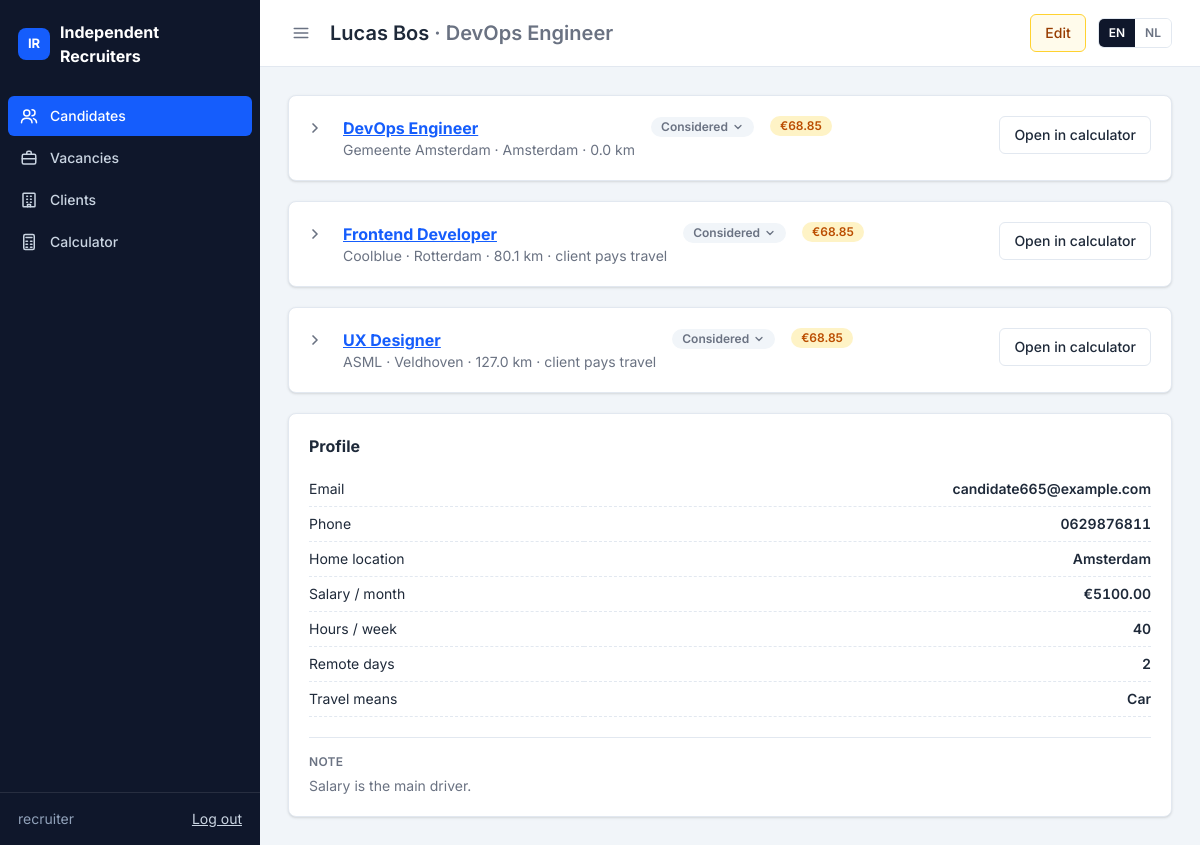
Page /candidates/60/ (signed in) on the committed database.
### candidates/models.py (models this page shows, shortened)
class Candidate(models.Model):
    class Status(models.TextChoices):
        INTAKE = "intake", _("Intake")
        AVAILABLE = "available", _("Available")
        PROPOSED = "proposed", _("Proposed")
        PLACED = "placed", _("Placed")
        INACTIVE = "inactive", _("Inactive")
    class Transport(models.TextChoices):
        CAR = "car", _("Car")
        OV = "ov", _("Public transport")
    first_name = models.CharField(_("first name"), max_length=100)
    last_name = models.CharField(_("last name"), max_length=100)
    email = models.EmailField(_("email"), blank=True)
    phone = models.CharField(_("phone"), max_length=30, blank=True)
    city = models.CharField(_("home location"), max_length=150, blank=True,
                            help_text=_("City, postcode or address, used to calculate travel distance"))
    desired_role = models.CharField(_("desired role"), max_length=150, blank=True)
    status = models.CharField(_("status"), max_length=20, choices=Status.choices, default=Status.INTAKE)
    expected_salary_month = models.DecimalField(_("desired gross salary / month (€)"), max_digits=8, decimal_places=2)
    hours_per_week = models.PositiveSmallIntegerField(
        _("desired hours per week"), default=40, validators=[MinValueValidator(1), MaxValueValidator(60)]
    )
    transport_type = models.CharField(_("travel means"), max_length=10, choices=Transport.choices, default=Transport.CAR)
    remote_days_per_week = models.PositiveSmallIntegerField(
        _("remote days / week"), default=0, validators=[MaxValueValidator(5)],
        help_text=_("Used for matching only"),
    )
    cost_factor = models.DecimalField(_("cost price factor"), max_digits=4, decimal_places=2, default=Decimal("2.00"))
    margin_per_hour = models.DecimalField(
        _("margin / hour (€)"), max_digits=6, decimal_places=2, default=Decimal("10.00"),
        validators=[MinValueValidator(C.MIN_MARGIN), MaxValueValidator(C.MAX_MARGIN)],
    )
    vacancies = models.ManyToManyField(
        "clients.Vacancy", through="CandidateVacancy", related_name="candidates", verbose_name=_("vacancies"),
    )
    notes = models.TextField(_("notes"), blank=True)
    created_at = models.DateTimeField(auto_now_add=True)
    updated_at = models.DateTimeField(auto_now=True)
    PRICING_FIELD_MAP = {
        "salary_month": "expected_salary_month",
        "hours_per_week": "hours_per_week",
        "cost_factor": "cost_factor",
        "margin": "margin_per_hour",
        "transport_type": "transport_type",
        "remote_days_per_week": "remote_days_per_week",
    }
    LINK_PRICING_FIELD_MAP = {
        "travel_distance_km": "travel_distance_km",
        "client_pays_travel": "client_pays_travel",
    }
    class Meta:
        ordering = ["-created_at"]
        verbose_name = _("candidate")
        verbose_name_plural = _("candidates")
    @property
    def full_name(self):
        return f"{self.first_name} {self.last_name}".strip()
    def pricing_input(self, link=None, vacancy=None, **overrides) -> PricingInput:
        vacancy = link.vacancy if link else vacancy
        data = {engine: getattr(self, model) for engine, model in self.PRICING_FIELD_MAP.items()}
        if link:
            data.update({engine: getattr(link, model) for engine, model in self.LINK_PRICING_FIELD_MAP.items()})
        else:
            data["client_pays_travel"] = bool(vacancy and vacancy.client_pays_travel)
        data.update(
            max_rate=vacancy.max_rate_per_hour if vacancy else None,
            proposed_rate=link.proposed_rate if link else None,
        )
        data.update(overrides)
        return PricingInput(**data)

class CandidateVacancy(models.Model):
    class Status(models.TextChoices):
        CONSIDERED = "considered", _("Considered")
        PROPOSED = "proposed", _("Proposed")
        PLACED = "placed", _("Placed")
        REJECTED = "rejected", _("Rejected")
    candidate = models.ForeignKey(Candidate, on_delete=models.CASCADE, related_name="links")
    vacancy = models.ForeignKey(
        "clients.Vacancy", on_delete=models.CASCADE, related_name="candidate_links", verbose_name=_("vacancy"),
    )
    status = models.CharField(_("status"), max_length=20, choices=Status.choices, default=Status.CONSIDERED)
    travel_distance_km = models.DecimalField(
        _("travel distance one way (km)"), max_digits=6, decimal_places=1, null=True, blank=True,
        help_text=_("Calculated automatically from the home location and the vacancy location"),
    )
    client_pays_travel = models.BooleanField(
        _("client pays travel costs"), default=False,
        help_text=_("Travel costs are then left out of the tariff (defaults to the vacancy's setting)"),
    )
    proposed_rate = models.DecimalField(
        _("proposed tariff / hour (€)"), max_digits=7, decimal_places=2, null=True, blank=True,
        help_text=_("Leave empty to use the advised tariff."),
    )
    created_at = models.DateTimeField(auto_now_add=True)
    class Meta:
        ordering = ["created_at", "pk"]
        constraints = [models.UniqueConstraint(fields=["candidate", "vacancy"], name="unique_candidate_vacancy")]
        verbose_name = _("candidate vacancy")
        verbose_name_plural = _("candidate vacancies")
    @property
    def pricing(self):
        if not hasattr(self, "_pricing_cache"):
            self._pricing_cache = calculate(self.candidate.pricing_input(link=self))
        return self._pricing_cache

### clients/models.py (models this page shows, shortened)
class Vacancy(models.Model):
    client = models.ForeignKey(Client, on_delete=models.CASCADE, related_name="vacancies", verbose_name=_("client"))
    title = models.CharField(_("title"), max_length=200)
    address = models.CharField(_("address / postcode"), max_length=200, blank=True,
                               help_text=_("Work location, used to calculate travel distance"))
    city = models.CharField(_("city"), max_length=100, blank=True)
    max_rate_per_hour = models.DecimalField(_("max client rate / hour (€)"), max_digits=7, decimal_places=2)
    hours_per_week = models.PositiveSmallIntegerField(_("hours per week"), default=40)
    remote_days_allowed = models.PositiveSmallIntegerField(_("remote days allowed"), default=0)
    min_salary = models.DecimalField(_("min salary / month (€)"), max_digits=8, decimal_places=2, null=True, blank=True)
    max_salary = models.DecimalField(_("max salary / month (€)"), max_digits=8, decimal_places=2, null=True, blank=True)
    skills = models.TextField(_("skills / keywords"), blank=True, help_text=_("Comma separated"))
    client_pays_travel = models.BooleanField(
        _("client pays travel costs"), default=False,
        help_text=_("Travel costs are then left out of the tariff"),
    )
    is_open = models.BooleanField(_("open"), default=True)
    class Meta:
        ordering = ["client__name", "title"]
        verbose_name = _("vacancy")
        verbose_name_plural = _("vacancies")
    @property
    def location(self):
        return ", ".join(part for part in (self.address, self.city or self.client.city) if part)

class Client(models.Model):
    name = models.CharField(_("name"), max_length=200)
    industry = models.CharField(_("industry"), max_length=100, blank=True)
    city = models.CharField(_("city"), max_length=100, blank=True)
    contact_name = models.CharField(_("contact name"), max_length=150, blank=True)
    contact_email = models.EmailField(_("contact email"), blank=True)
    class Meta:
        ordering = ["name"]

### candidates/views.py (the view)
# urls.py: path("<int:pk>/", views.candidate_detail, name="detail"),
def candidate_detail(request, pk):
    candidate = get_object_or_404(Candidate.objects.prefetch_related("links__vacancy__client"), pk=pk)
    return render(request, "candidates/detail.html", advisor_panel_context(candidate))

### candidates/templates/candidates/detail.html (shortened to what this page needs)
{% extends "core/base.html" %}
{% load i18n static %}
{% block heading %}{{ candidate.full_name }} <span class="text-gray-500">· {{ candidate.desired_role }}</span>{% endblock %}
{% block page_actions %}
    <a class="{{ ui.btn_edit }}" href="{% url 'candidates:update' candidate.pk %}">{% trans "Edit" %}</a>
{% endblock %}
{% block content %}
<div class="flex flex-col gap-5">
    {% for entry in links %}
        {% include "pricing/_calculator_panel.html" with link=entry.link options=entry.options collapsed=links|length|add:"-1" %}
    {% empty %}
        <div class="{{ ui.card }} text-gray-500">{% trans "Not linked to a vacancy yet." %} <a href="{% url 'candidates:update' candidate.pk %}">{% trans "Add a vacancy" %}</a></div>
    {% endfor %}
    <div class="{{ ui.card }}">
        <h2 class="{{ ui.h2 }}">{% trans "Profile" %}</h2>
        <table class="{{ ui.kv_table }}">
            <tr><td>{% trans "Email" %}</td><td class="{{ ui.kv_value }}">{{ candidate.email|default:"—" }}</td></tr>
            <tr><td>{% trans "Phone" %}</td><td class="{{ ui.kv_value }}">{{ candidate.phone|default:"—" }}</td></tr>
            <tr><td>{% trans "Home location" %}</td><td class="{{ ui.kv_value }}">{{ candidate.city|default:"—" }}</td></tr>
            <tr><td>{% trans "Salary / month" %}</td><td class="{{ ui.kv_value }}">€{{ candidate.expected_salary_month }}</td></tr>
            <tr><td>{% trans "Hours / week" %}</td><td class="{{ ui.kv_value }}">{{ candidate.hours_per_week }}</td></tr>
            <tr><td>{% trans "Remote days" %}</td><td class="{{ ui.kv_value }}">{{ candidate.remote_days_per_week }}</td></tr>
            <tr><td>{% trans "Travel means" %}</td><td class="{{ ui.kv_value }}">{{ candidate.get_transport_type_display }}</td></tr>
        </table>
        {% if candidate.notes %}
            <div class="mt-5 border-t border-slate-200 pt-4">
                <h3 class="mb-1.5 {{ ui.section_label }}">{% trans "Note" %}</h3>
                <p class="text-gray-500">{{ candidate.notes|linebreaksbr }}</p>
            </div>
        {% endif %}
    </div>
</div>
{% endblock %}

### core/templates/core/base.html (shortened to what this page needs)
{% load static i18n %}<!DOCTYPE html>
{% get_current_language as LANGUAGE_CODE %}
<html lang="{{ LANGUAGE_CODE }}">
<head>
    <link rel="stylesheet" href="https://cdn.datatables.net/2.3.4/css/dataTables.dataTables.css">
    <link rel="stylesheet" href="https://cdn.datatables.net/buttons/3.2.5/css/buttons.dataTables.css">
<link rel="stylesheet" href="{% static 'core/css/app.css' %}">
    <script src="https://cdn.jsdelivr.net/npm/@tailwindcss/browser@4.3.3"></script>
</head>
<body class="bg-slate-100 font-[Inter,system-ui,sans-serif] text-sm text-gray-800 [&_a:not([class])]:text-blue-600 [&_a:not([class])]:underline">
<div class="flex min-h-screen">
    <aside id="sidebar" class="group/sidebar sticky top-0 flex h-screen w-65 shrink-0 flex-col bg-slate-900 text-slate-300 transition-[width,translate] duration-200 lg:data-collapsed:w-16 max-lg:fixed max-lg:z-20 max-lg:-translate-x-full max-lg:data-open:translate-x-0">
        <a class="flex items-center gap-2.5 px-4.5 py-5 text-base font-bold text-white lg:group-data-collapsed/sidebar:justify-center lg:group-data-collapsed/sidebar:px-0" href="{% url 'candidates:list' %}">
            <span class="grid size-8 shrink-0 place-items-center rounded-lg bg-blue-600 text-[13px]">IR</span>
            <span class="lg:group-data-collapsed/sidebar:hidden">Independent<br>Recruiters</span>
        </a>
        <nav class="flex flex-1 flex-col gap-0.5 p-2">
            {% for item in nav_items %}
                <a href="{% url item.url_name %}" class="flex items-center gap-3 rounded-md px-3 py-2.5 font-medium [&>svg]:shrink-0 lg:group-data-collapsed/sidebar:justify-center lg:group-data-collapsed/sidebar:px-0 {% if item.active %}bg-blue-600 text-white{% else %}text-slate-300 hover:bg-slate-800 hover:text-white{% endif %}">
                    {% include "core/_icon.html" with name=item.icon %}
                    <span class="lg:group-data-collapsed/sidebar:hidden">{{ item.label }}</span>
                </a>
            {% endfor %}
        </nav>
        <div class="flex items-center justify-between border-t border-white/10 px-4.5 py-4 lg:group-data-collapsed/sidebar:hidden">
            <span class="text-slate-400">{{ request.user.get_username }}</span>
            <form method="post" action="{% url 'logout' %}">
                <button type="submit" class="cursor-pointer text-slate-300 underline hover:text-white">{% trans "Log out" %}</button>
            </form>
        </div>
    </aside>
    <div class="flex min-w-0 flex-1 flex-col">
        <header class="sticky top-0 z-10 flex items-center gap-4 border-b border-slate-200 bg-white px-4 py-3.5 lg:px-7">
            <button class="{{ ui.icon_button }}" id="sidebar-toggle" aria-label="{% trans 'Toggle menu' %}">
                {% include "core/_icon.html" with name="menu" %}
            </button>
            <h1 class="flex-1 text-xl font-semibold">{% block heading %}{% endblock %}</h1>
            <div class="flex items-center gap-3">
                {% block page_actions %}{% endblock %}
                <form action="{% url 'set_language' %}" method="post" class="flex overflow-hidden rounded-md border border-slate-200">
                    {% get_available_languages as LANGUAGES %}
                    {% for code, name in LANGUAGES %}
                        <button type="submit" name="language" value="{{ code }}"
                                class="cursor-pointer px-2.5 py-1.5 text-xs font-semibold {% if code == LANGUAGE_CODE %}bg-slate-900 text-white{% else %}bg-white text-gray-500 hover:bg-slate-100{% endif %}">{{ code|upper }}</button>
                    {% endfor %}
                </form>
            </div>
        </header>
        <main class="w-full max-w-360 p-4 lg:p-7">
            {% block content %}{% endblock %}
        </main>
    </div>
</div>
    {% trans "Actions" as t_actions %}{% trans "Could not load the form." as t_load %}{% trans "Something went wrong. Please try again." as t_error %}
</body>
</html>

### pricing/templates/pricing/_calculator_panel.html (shortened to what this page needs)
{% load i18n ui %}
{% with p=link.pricing vacancy=link.vacancy %}
<div class="group/card {{ ui.card }}" data-collapsible{% if not collapsed %} data-open{% endif %}>
    <div class="flex flex-wrap items-start gap-x-4 gap-y-2 group-data-open/card:mb-3.5">
        <button type="button" class="{{ ui.icon_button }} -ml-1.5 shrink-0" data-collapse-toggle aria-expanded="{{ collapsed|yesno:'false,true' }}" aria-label="{% trans 'Show calculation' %}">
            <svg class="size-4 -rotate-90 transition group-data-open/card:rotate-0" viewBox="0 0 24 24" fill="none" stroke="currentColor" stroke-width="2.5" stroke-linecap="round" stroke-linejoin="round" aria-hidden="true"><path d="m6 9 6 6 6-6"/></svg>
        </button>
        <div class="min-w-0">
            <h2 class="text-base font-bold"><a href="{% url 'clients:detail' vacancy.pk %}">{{ vacancy.title }}</a></h2>
            <p class="text-gray-500">
                {{ vacancy.client.name }} · {{ vacancy.location|default:"—" }} ·
                {% if link.travel_distance_km is not None %}{{ link.travel_distance_km }} km{% else %}{% trans "distance unknown" %}{% endif %}{% if link.client_pays_travel %} · {% trans "client pays travel" %}{% endif %}
            </p>
        </div>
        <details class="group/status relative" data-dropdown>
            <summary class="{{ ui.badge.unknown }} inline-flex cursor-pointer list-none items-center gap-1 hover:bg-slate-200 group-open/status:bg-slate-200 [&::-webkit-details-marker]:hidden" title="{% trans 'Change status' %}">
                {{ link.get_status_display }}
                <svg class="size-3 transition group-open/status:rotate-180" viewBox="0 0 24 24" fill="none" stroke="currentColor" stroke-width="2.5" stroke-linecap="round" stroke-linejoin="round" aria-hidden="true"><path d="m6 9 6 6 6-6"/></svg>
            </summary>
        </details>
        <span class="{{ p.budget_status|badge }} group-data-open/card:hidden" title="{% trans 'Advised tariff' %}">€{{ p.advised_rate }}</span>
        <a class="ml-auto {{ ui.btn_secondary }}" href="{% url 'pricing:calculator' %}?candidate={{ link.candidate_id }}&amp;vacancy={{ vacancy.pk }}">{% trans "Open in calculator" %}</a>
    </div>
        {% trans "Cost price" as label %}{% trans "How is the cost price calculated?" as hint %}
</div>
{% endwith %}

### rows in the picture
Candidate: full_name "Lucas Bos", desired_role "DevOps Engineer", email "candidate665@example.com", phone "0629876811", city "Amsterdam", expected_salary_month "5100.00", hours_per_week "40", remote_days_per_week "2", transport_type "Car", notes "Salary is the main driver."
CandidateVacancy: travel_distance_km "0.0", status "Considered", advised_rate "68.85"
Vacancy: title "DevOps Engineer", client.name "Gemeente Amsterdam", location "Amsterdam"
CandidateVacancy: travel_distance_km "80.1", status "Considered", advised_rate "68.85"
Vacancy: title "Frontend Developer", client.name "Coolblue", location "Rotterdam"
CandidateVacancy: travel_distance_km "127.0", status "Considered", advised_rate "68.85"
Vacancy: title "UX Designer", client.name "ASML", location "Veldhoven"

### other values in the picture
{{ item.label }} "Candidates" "Vacancies" "Clients" "Calculator"
{{ request.user.get_username }} "recruiter"
{{ code|upper }} "EN" "NL"
